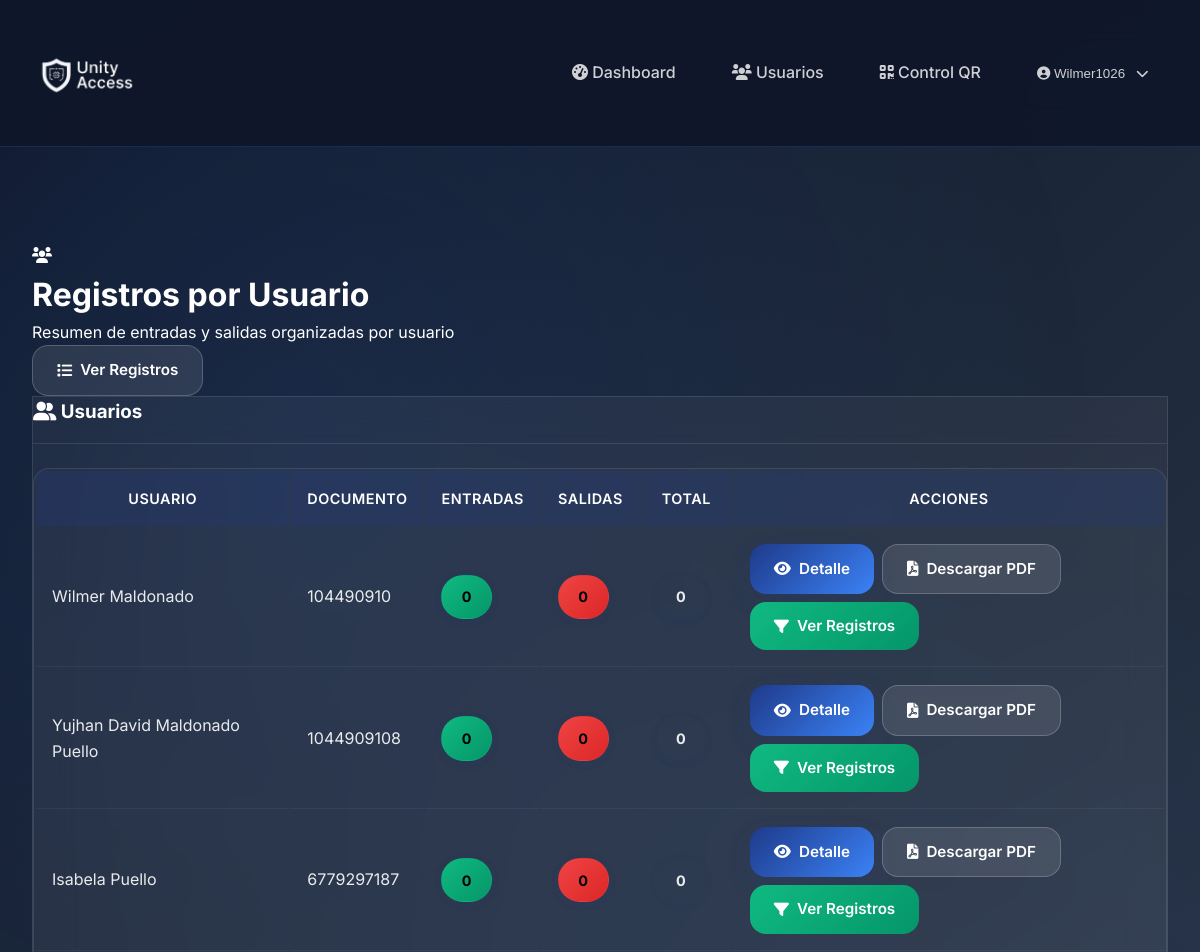
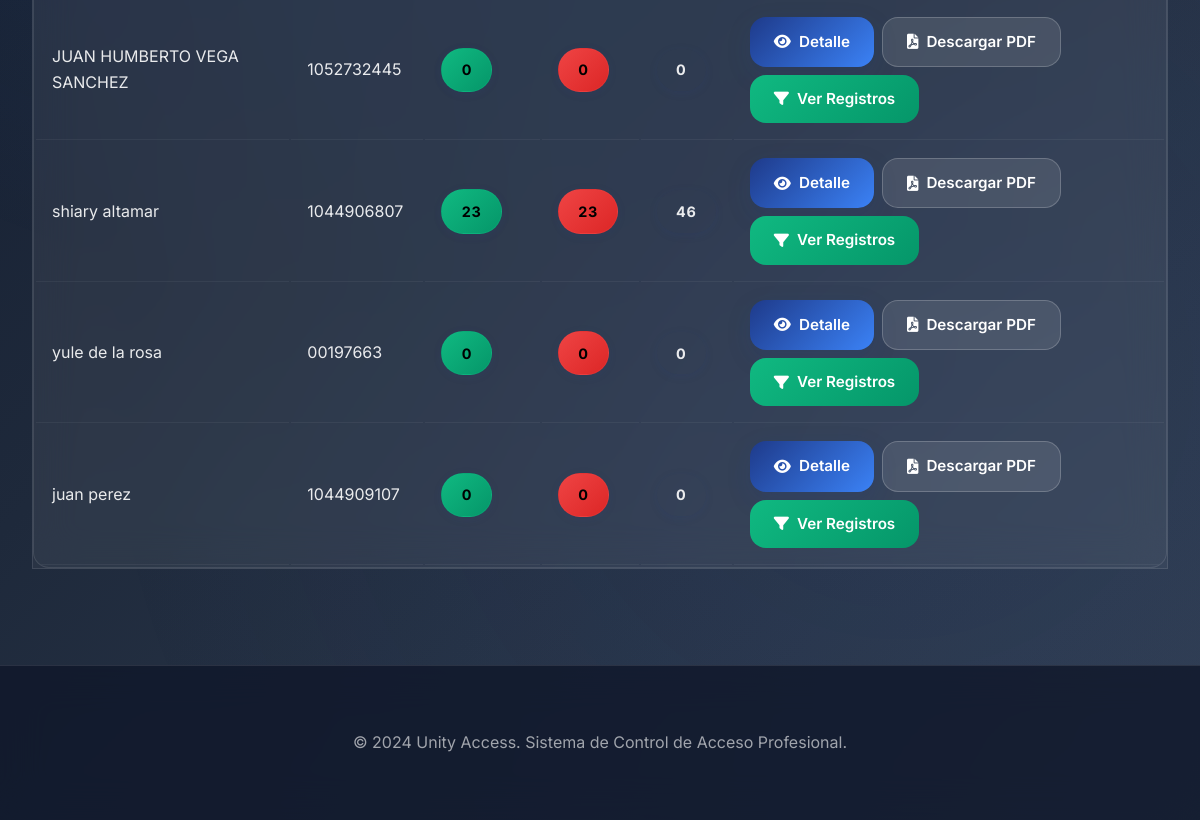
Page /appi/accesos/usuarios/ (signed in) on the committed database (2 pictures, top to bottom).
### appi/models.py (models this page shows, shortened)
class Usuario(models.Model):
    TIPO_DOCUMENTO_CHOICES = [
        ('CC', 'Cédula de Ciudadanía'),
        ('TI', 'Tarjeta de Identidad'),
        ('CE', 'Cédula de Extranjería'),
        ('PP', 'Pasaporte'),
    ]
    ESTADO_CHOICES = [
        ('activo', 'Activo'),
        ('inactivo', 'Inactivo'),
    ]
    numero_documento = models.CharField(max_length=20, unique=True, verbose_name="Número de Documento")
    tipo_documento = models.CharField(max_length=2, choices=TIPO_DOCUMENTO_CHOICES, default='CC', verbose_name="Tipo de Documento")
    nombres = models.CharField(max_length=100, verbose_name="Nombres")
    apellidos = models.CharField(max_length=100, verbose_name="Apellidos")
    email = models.EmailField(verbose_name="Correo Electrónico")
    telefono = models.CharField(max_length=15, blank=True, null=True, verbose_name="Teléfono")
    estado = models.CharField(max_length=10, choices=ESTADO_CHOICES, default='activo', verbose_name="Estado")
    fecha_registro = models.DateTimeField(auto_now_add=True, verbose_name="Fecha de Registro")
    fecha_actualizacion = models.DateTimeField(auto_now=True, verbose_name="Última Actualización")
    class Meta:
        verbose_name = "Usuario"
        verbose_name_plural = "Usuarios"
        ordering = ['apellidos', 'nombres']
    @property
    def nombre_completo(self):
        return f"{self.nombres} {self.apellidos}"

### appi/views.py (the view)
# urls.py: path('accesos/usuarios/', views.accesos_por_usuario, name='accesos_por_usuario'),
@never_cache
@never_cache
@never_cache
@login_required
@user_passes_test(es_administrador)
def accesos_por_usuario(request):
    usuarios = Usuario.objects.order_by('apellidos', 'nombres')
    resumen = []
    for u in usuarios:
        total = RegistroAcceso.objects.filter(usuario=u).count()
        entradas = RegistroAcceso.objects.filter(usuario=u, tipo_acceso='entrada').count()
        salidas = RegistroAcceso.objects.filter(usuario=u, tipo_acceso='salida').count()
        resumen.append({
            'usuario': u,
            'total': total,
            'entradas': entradas,
            'salidas': salidas,
        })
    return render(request, 'accesos/por_usuario.html', {'resumen': resumen})

### appi/views.py (called while the page is built)
def es_administrador(user):
    return user.is_authenticated and (user.is_superuser or user.is_staff)

### templates/accesos/por_usuario.html (shortened to what this page needs)
{% extends 'base.html' %}
{% load static %}
{% block content %}
<div class="page-container">
    <div class="page-header">
        <div class="header-content">
            <div class="header-icon">
                <i class="fas fa-users"></i>
            </div>
            <div class="header-text">
                <h1>Registros por Usuario</h1>
                <p>Resumen de entradas y salidas organizadas por usuario</p>
            </div>
        </div>
        <div class="header-actions">
            <a href="{% url 'appi:lista_accesos' %}" class="btn-custom btn-secondary-custom">
                <i class="fas fa-list"></i>
                Ver Registros
            </a>
        </div>
    </div>
    <div class="card-custom glass-effect">
        <div class="card-header-custom">
            <h3><i class="fas fa-user-friends"></i> Usuarios</h3>
        </div>
        <div class="card-body-custom">
            <div class="table-container">
                <table class="table-custom">
                    <thead>
                        <tr>
                            <th>Usuario</th>
                            <th>Documento</th>
                            <th>Entradas</th>
                            <th>Salidas</th>
                            <th>Total</th>
                            <th>Acciones</th>
                        </tr>
                    </thead>
                    <tbody>
                        {% for item in resumen %}
                        <tr>
                            <td>{{ item.usuario.nombre_completo }}</td>
                            <td>{{ item.usuario.numero_documento }}</td>
                            <td><span class="badge-custom badge-success-custom">{{ item.entradas }}</span></td>
                            <td><span class="badge-custom badge-danger-custom">{{ item.salidas }}</span></td>
                            <td><span class="badge-custom badge-info-custom">{{ item.total }}</span></td>
                            <td style="display:flex; gap:.5rem; flex-wrap:wrap;">
                                <a href="{% url 'appi:detalle_usuario' item.usuario.id %}" class="btn-custom btn-primary-custom">
                                    <i class="fas fa-eye"></i>
                                    Detalle
                                </a>
                                <a href="{% url 'appi:informe_usuario_pdf' item.usuario.numero_documento %}" class="btn-custom btn-secondary-custom">
                                    <i class="fas fa-file-pdf"></i>
                                    Descargar PDF
                                </a>
                                <a href="{% url 'appi:lista_accesos' %}?usuario={{ item.usuario.numero_documento }}" class="btn-custom btn-success-custom">
                                    <i class="fas fa-filter"></i>
                                    Ver Registros
                                </a>
                            </td>
                        </tr>
                        {% endfor %}
                    </tbody>
                </table>
            </div>
        </div>
    </div>
</div>
{% endblock %}

### templates/base.html (shortened to what this page needs)
<!DOCTYPE html>
<html lang="es">
<head>
    <link href="https://cdnjs.cloudflare.com/ajax/libs/font-awesome/6.0.0/css/all.min.css" rel="stylesheet">
    {% load static %}
    <link href="{% static 'css/style.css' %}" rel="stylesheet">
</head>
<body>
    {% if user.is_authenticated %}
    <nav class="navbar-custom">
        <div class="main-container">
            <div style="display: flex; align-items: center; justify-content: space-between; width: 100%;">
                <a class="navbar-brand-custom" href="{% url 'appi:dashboard' %}">
                    <img src="{% static 'imagen/logo.png' %}" alt="Unity Access Logo" class="brand-logo">
                </a>
                <div style="display: flex;  align-items: center; gap: 1rem;">
                    <a  style="text-decoration: none;" class="nav-link-custom" href="{% url 'appi:dashboard' %}">
                        <i class="fas fa-tachometer-alt"></i>
                        Dashboard
                    </a>
                    <a style="text-decoration: none;"  class="nav-link-custom" href="{% url 'appi:lista_usuarios' %}">
                        <i class="fas fa-users"></i>
                        Usuarios
                    </a>
                    <a style="text-decoration: none;"  class="nav-link-custom" href="{% url 'appi:control_qr' %}" onclick="window.open(this.href, 'QRScannerWindow', 'width=1000,height=800,scrollbars=yes,resizable=yes'); return false;">
                        <i class="fas fa-qrcode"></i>
                        Control QR
                    </a>
                    <div style="position: relative; display: inline-block;">
                        <button class="nav-link-custom" style="background: none; border: none; cursor: pointer;" onclick="toggleDropdown()">
                            <i class="fas fa-user-circle"></i>
                            {{ user.username }}
                            <i class="fas fa-chevron-down" style="margin-left: 0.5rem; font-size: 0.8rem;"></i>
                        </button>
                    </div>
                </div>
            </div>
        </div>
    </nav>
    {% endif %}
    <div class="main-container">
    </div>
    <main class="main-container fade-in-up">
        {% block content %}{% endblock %}
    </main>
    <footer class="footer-custom">
        <div class="main-container">
            <p>&copy; 2024 Unity Access. Sistema de Control de Acceso Profesional.</p>
        </div>
    </footer>
</body>
</html>

### static/css/style.css (style rules this page uses)
:root { --primary-color: #1e3a8a; --secondary-color: #3b82f6; --accent-color: #60a5fa; --dark-blue: #0f172a; --tech-blue: #1e40af; --white: #ffffff; --light-gray: #f8fafc; --medium-gray: #64748b; --dark-gray: #334155; --success-color: #10b981; --warning-color: #f59e0b; --danger-color: #ef4444; --gradient-primary: linear-gradient(135deg, var(--primary-color) 0%, var(--secondary-color) 100%); --gradient-dark: linear-gradient(135deg, var(--dark-blue) 0%, var(--primary-color) 100%); --gradient-tech: linear-gradient(45deg, var(--tech-blue) 0%, var(--accent-color) 100%); --shadow-sm: 0 2px 8px rgba(30, 58, 138, 0.12); --shadow-md: 0 8px 25px rgba(30, 58, 138, 0.15); --shadow-lg: 0 15px 35px rgba(30, 58, 138, 0.2); --shadow-xl: 0 25px 50px rgba(30, 58, 138, 0.25); --border-radius: 16px; --border-radius-lg: 24px; }
* { box-sizing: border-box; margin: 0; padding: 0; }
body { font-family: 'Inter', 'Segoe UI', system-ui, -apple-system, sans-serif; background: linear-gradient(135deg, #0f172a 0%, #1e293b 50%, #334155 100%); color: var(--white); line-height: 1.6; min-height: 100vh; position: relative; }
body::before { content: ''; position: fixed; top: 0; left: 0; width: 100%; height: 100%; background-image: radial-gradient(circle at 25% 25%, rgba(59, 130, 246, 0.1) 0%, transparent 50%), radial-gradient(circle at 75% 75%, rgba(30, 58, 138, 0.1) 0%, transparent 50%); pointer-events: none; z-index: -1; }
.navbar-custom { background: rgba(15, 23, 42, 0.95); backdrop-filter: blur(20px); border-bottom: 1px solid rgba(59, 130, 246, 0.2); padding: 1rem 0; position: static; top: 0; z-index: 1000; }
.brand-logo { height: 50px; width: auto; }
.navbar-brand-custom { font-size: 1.5rem; font-weight: 700; color: var(--white) !important; text-decoration: none; display: flex; align-items: center; gap: 0.75rem; }
.nav-link-custom { color: rgba(255, 255, 255, 0.8) !important; font-weight: 500; padding: 0.75rem 1.25rem !important; border-radius: var(--border-radius); transition: all 0.3s ease; position: relative; }
.main-container { max-width: 1400px; margin: 0 auto; padding: 2rem; }
.card-header-custom { display: flex; align-items: center; gap: 1rem; margin-bottom: 1.5rem; padding-bottom: 1rem; border-bottom: 1px solid rgba(255, 255, 255, 0.1); }
.btn-custom { padding: 0.75rem 1.5rem; border-radius: var(--border-radius); font-weight: 600; text-decoration: none; display: inline-flex; align-items: center; gap: 0.5rem; transition: all 0.3s ease; border: none; cursor: pointer; font-size: 0.95rem; }
.btn-primary-custom { background: var(--gradient-primary); color: var(--white); box-shadow: var(--shadow-md); }
.btn-secondary-custom { background: rgba(255, 255, 255, 0.1); color: var(--white); border: 1px solid rgba(255, 255, 255, 0.2); }
.btn-success-custom { background: linear-gradient(135deg, var(--success-color) 0%, #059669 100%); color: var(--white); }
.table-custom { background: rgba(255, 255, 255, 0.02); border-radius: var(--border-radius); overflow: hidden; border: 1px solid rgba(255, 255, 255, 0.1); }
.table-custom thead { background: rgba(30, 58, 138, 0.2); }
.table-custom th { color: var(--white); font-weight: 600; padding: 1rem; border: none; font-size: 0.9rem; text-transform: uppercase; letter-spacing: 0.5px; }
.table-custom td { color: rgba(255, 255, 255, 0.9); padding: 1rem; border: none; border-bottom: 1px solid rgba(255, 255, 255, 0.05); }
.badge-custom { padding: 0.6rem 1.2rem; border-radius: 25px; font-weight: 700; font-size: 0.9rem; text-transform: uppercase; letter-spacing: 0.8px; display: inline-flex; align-items: center; gap: 0.4rem; box-shadow: var(--shadow-sm); transition: all 0.3s ease; }
.badge-success-custom { background: linear-gradient(135deg, var(--success-color) 0%, #059669 100%); color: #000000; border: 1px solid rgba(16, 185, 129, 0.3); }
.badge-danger-custom { background: linear-gradient(135deg, var(--danger-color) 0%, #dc2626 100%); color: #000000; border: 1px solid rgba(239, 68, 68, 0.3); }
.footer-custom { background: rgba(15, 23, 42, 0.8); backdrop-filter: blur(20px); border-top: 1px solid rgba(255, 255, 255, 0.1); padding: 2rem 0; margin-top: 4rem; text-align: center; color: rgba(255, 255, 255, 0.6); }
.fade-in-up { animation: fadeInUp 0.6s ease-out; }
.glass-effect { background: rgba(255, 255, 255, 0.05); backdrop-filter: blur(20px); border: 1px solid rgba(255, 255, 255, 0.1); }

### rows in the picture
Usuario: usuario.nombre_completo "Wilmer Maldonado", usuario.numero_documento "104490910", entradas "0", salidas "0", total "0"
Usuario: usuario.nombre_completo "Yujhan David Maldonado Puello", usuario.numero_documento "1044909108", entradas "0", salidas "0", total "0"
Usuario: usuario.nombre_completo "Isabela Puello", usuario.numero_documento "6779297187", entradas "0", salidas "0", total "0"
Usuario: usuario.nombre_completo "JUAN HUMBERTO VEGA SANCHEZ", usuario.numero_documento "1052732445", entradas "0", salidas "0", total "0"
Usuario: usuario.nombre_completo "shiary altamar", usuario.numero_documento "1044906807", entradas "23", salidas "23", total "46"
Usuario: usuario.nombre_completo "yule de la rosa", usuario.numero_documento "00197663", entradas "0", salidas "0", total "0"
Usuario: usuario.nombre_completo "juan perez", usuario.numero_documento "1044909107", entradas "0", salidas "0", total "0"

### other values in the picture
{{ user.username }} "Wilmer1026"
